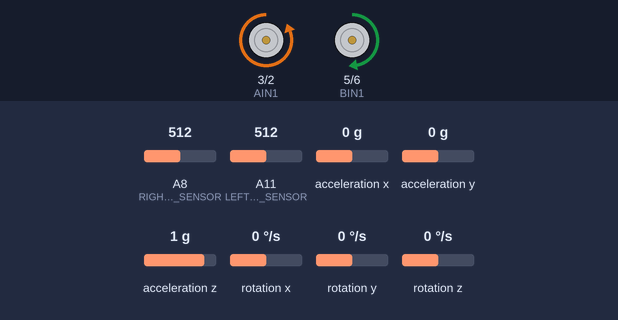
A sketch run on a simulated Arduino Mega 2560, built with avr-gcc and run on an emulated ATmega2560. Shown: motor-driver pin pairs drawn as motors (green arrow = first pin HIGH = forward, orange = second pin HIGH = backward, longer = more drive, scaled by the enable pin). The inputs (shaded band) are chosen by the test bench; at power-on: rotation z 0 °/s, A8 (RIGHT_LINE_SENSOR) = 512, A11 (LEFT_LINE_SENSOR) = 512, acceleration x 0 g, acceleration y 0 g, acceleration z 1 g, rotation x 0 °/s, rotation y 0 °/s. What the sketch prints to the serial monitor is not drawn.

Above: at 1.2 s.
1.3 s: rotation z set to -57 °/s
4.3 s: rotation z set to -65 °/s
7.3 s: A8 (RIGHT_LINE_SENSOR) set to 110
10.3 s: A8 (RIGHT_LINE_SENSOR) set to 89
At 13.2 s:
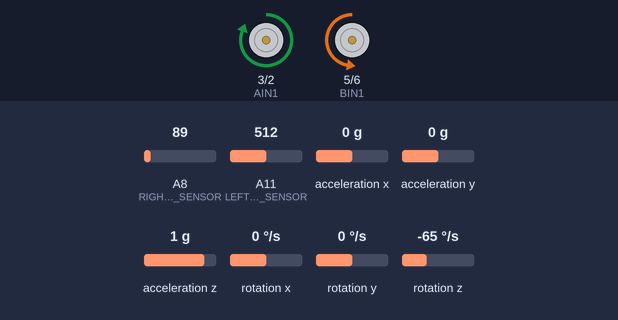
13.3 s: A8 (RIGHT_LINE_SENSOR) set to 306
At 16.1 s:
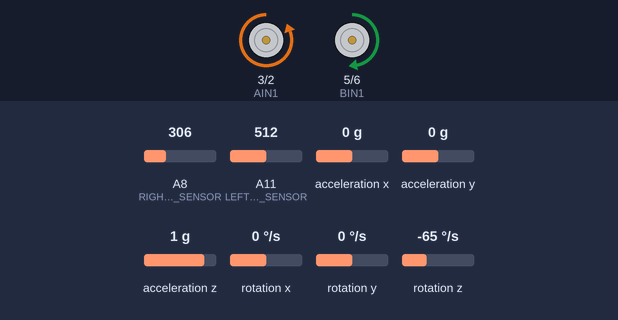
16.3 s: A8 (RIGHT_LINE_SENSOR) set to 90
At 19.5 s:
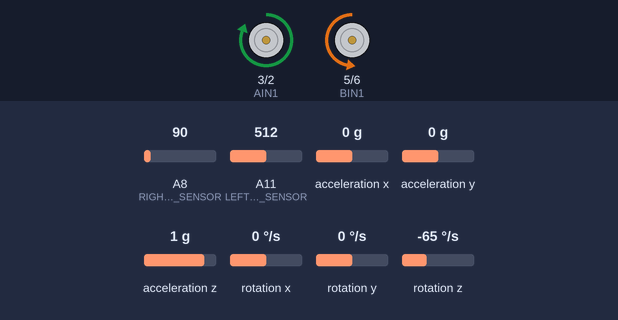
Timing chart, 0 to 20.3 s (numbered marks = the images above; inputs shaded):
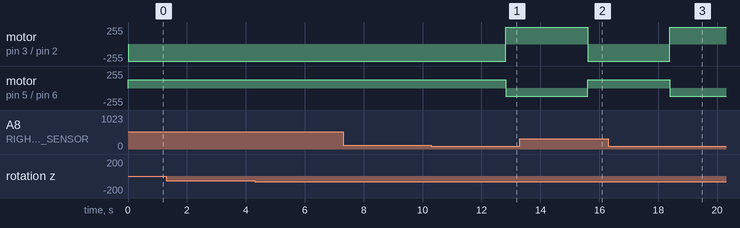

Measured:
- the behaviour switches between 101 and 100 on A8 (RIGHT_LINE_SENSOR) (found by bisection; images 0 and 1)
- after the input at 10.3 s, motor on pin 3 (AIN1) / pin 2 (AIN2): backward 255/255 → forward 255/255 after 2.5 s; motor on pin 5 (BIN1) / pin 6 (BIN2): forward 127/255 → backward 127/255 after 2.5 s
- after the input at 13.3 s, motor on pin 3 (AIN1) / pin 2 (AIN2): forward 255/255 → backward 255/255 after 2.3 s; motor on pin 5 (BIN1) / pin 6 (BIN2): backward 127/255 → forward 127/255 after 2.3 s
- after the input at 16.3 s, motor on pin 3 (AIN1) / pin 2 (AIN2): backward 255/255 → forward 255/255 after 2.1 s; motor on pin 5 (BIN1) / pin 6 (BIN2): forward 127/255 → backward 127/255 after 2.1 s

The sketch:

roam-and-search.ino
```cpp
// UPRM RUMblebots Combact Robots Team
// Edimar Valentin Kery <edimar.valentin@upr.edu>

//These are the pins for the TB6612FNG Motor Driver
#define STBY 0
#define PWMA 1
#define PWMB 4
#define AIN1 3
#define AIN2 2
#define BIN1 5
#define BIN2 6

//These are the pins for the Sharp GP2Y0A21YK0F Analog Distance Sensor
#define RIGHT_SENSOR A6
#define RIGHT_ANGLE_SENSOR A7
#define RIGHT_FRONT_SENSOR A3
#define LEFT_FRONT_SENSOR A2
#define LEFT_ANGLE_SENSOR A0
#define LEFT_SENSOR A1
#define BACK_SENSOR A10

//These are the pins for the Dual Micro Line Sensor ML2
#define RIGHT_LINE_SENSOR A8
#define LEFT_LINE_SENSOR A11
#define BACK_LINE_SENSOR A9


#include <Wire.h> // This library allows to communicate with I2C devices
#include <L3G.h> // This is a library interfaces with L3GD20H, L3GD20, and L3G4200D gyros on Pololu boards

L3G gyro; // Create the gyro object

// This functions read from the distance sensors and returns a float value representing centimeters
float getDistance(int sensor){
  return 65 * pow(analogRead(sensor) * 0.0048828125, -1.10);
}

//Sets both motors to go forward at x speed
void forward(int speed){
  digitalWrite(STBY, HIGH);

  digitalWrite(AIN1, LOW);
  digitalWrite(AIN2, HIGH);

  digitalWrite(BIN1, LOW);
  digitalWrite(BIN2, HIGH);

  analogWrite(PWMA, speed);
  analogWrite(PWMB, speed);
}

//Sets motors to stop and shuts down the motor driver. Use this whenever the sumo shouldn't move.
void stopMotors(){
  digitalWrite(STBY, LOW);

  digitalWrite(AIN1, LOW);
  digitalWrite(AIN2, LOW);

  digitalWrite(BIN1, LOW);
  digitalWrite(BIN2, LOW);

  analogWrite(PWMA, 0);
  analogWrite(PWMB, 0);

}

//Spins right at x speed and stops a y angle
void right(int speed, float angle){
  float Current_z_angle = 0.0f;
  unsigned long PrevTime = millis();
      digitalWrite(STBY, HIGH);

      speed = abs(speed)/2; // Motor1 + Motor 2 = Speed

      digitalWrite(AIN1, HIGH);
      digitalWrite(AIN2, LOW);

      digitalWrite(BIN1, LOW);
      digitalWrite(BIN2, HIGH);

      analogWrite(PWMA, speed);
      analogWrite(PWMB, speed);

  while(Current_z_angle <= angle){
      Serial.println("Spinning");
      gyro.read();
      float DPS = (float)gyro.g.z * 0.00875; // Degrees Per Second

      unsigned long CurrentTime = millis();
      unsigned long DeltaTime = CurrentTime - PrevTime;
      PrevTime = CurrentTime;

      float Delta_z_angle = abs((DPS / 1000) * DeltaTime);

      Current_z_angle += Delta_z_angle;
      Serial.print("Z angle: ");
      Serial.println(Current_z_angle);
      Serial.print("Angle: ");
      Serial.println(angle);
  }
  stopMotors();
}

//Spins left at x speed and stops a y angle
void left(int speed, float angle){
  float Current_z_angle = 0.0f;
  unsigned long PrevTime = millis();
      digitalWrite(STBY, HIGH);

      speed = abs(speed)/2; // Motor1 + Motor 2 = Speed

      digitalWrite(AIN1, LOW);
      digitalWrite(AIN2, HIGH);

      digitalWrite(BIN1, HIGH);
      digitalWrite(BIN2, LOW);

      analogWrite(PWMA, speed);
      analogWrite(PWMB, speed);

  while(Current_z_angle <= angle){
      Serial.println("Spinning");
      gyro.read();
      float DPS = (float)gyro.g.z * 0.00875; // Degrees Per Second

      unsigned long CurrentTime = millis();
      unsigned long DeltaTime = CurrentTime - PrevTime;
      PrevTime = CurrentTime;

      float Delta_z_angle = abs((DPS / 1000) * DeltaTime);

      Current_z_angle += Delta_z_angle;
      Serial.print("Z angle: ");
      Serial.println(Current_z_angle);
      Serial.print("Angle: ");
      Serial.println(angle);
  }
  stopMotors();
}

//Sets motors to go back at x speed
void reverse(int speed){
  digitalWrite(STBY, HIGH);

  digitalWrite(AIN1, LOW);
  digitalWrite(AIN2, HIGH);

  digitalWrite(BIN1, LOW);
  digitalWrite(BIN2, HIGH);

  analogWrite(PWMA, speed);
  analogWrite(PWMB, speed);
}


//const float GYRO-DPS-PER-LSB = 0.00875;

void setup() {
  // put your setup code here, to run once:
  Serial.begin(38400);
  pinMode(RIGHT_SENSOR, INPUT);
  pinMode(RIGHT_ANGLE_SENSOR, INPUT);
  pinMode(RIGHT_FRONT_SENSOR, INPUT);
  pinMode(LEFT_FRONT_SENSOR, INPUT);
  pinMode(LEFT_ANGLE_SENSOR, INPUT);
  pinMode(LEFT_SENSOR, INPUT);
  pinMode(BACK_SENSOR, INPUT);

  pinMode(RIGHT_LINE_SENSOR, INPUT);
  pinMode(LEFT_LINE_SENSOR, INPUT);
  pinMode(BACK_LINE_SENSOR, INPUT);

  pinMode(STBY, OUTPUT);
  pinMode(PWMA, OUTPUT);
  pinMode(PWMB, OUTPUT);
  pinMode(AIN1, OUTPUT);
  pinMode(AIN2, OUTPUT);
  pinMode(BIN1, OUTPUT);
  pinMode(BIN2, OUTPUT);

  // Start communicating with the SDA (data line) and SCL (clock line)

  //Initialze the gyro if found. If not, setup never finishes.
  if (!gyro.init())
  {
    Serial.println("Failed to autodetect gyro type!");
    while (1);
  }

  gyro.enableDefault();
}

void loop() {
  if(analogRead(RIGHT_LINE_SENSOR) < 100 && analogRead(LEFT_LINE_SENSOR) < 100){
    forward(60);
  }
  else if(analogRead(RIGHT_LINE_SENSOR) > 100){
    stopMotors();
    left(255, 180);
  }
  else if(analogRead(LEFT_LINE_SENSOR) > 100){
    stopMotors();
    right(100, 180);
  }
}
```
